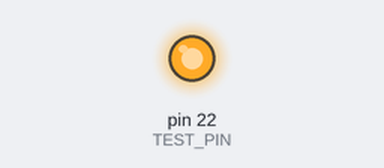
Recording of a sketch running on a simulated Arduino Mega 2560, built with avr-gcc and run on an emulated ATmega2560. Parts: output pins drawn as LEDs (lit = HIGH). What the sketch prints to the serial monitor is not drawn.

Above: at 4.6 s.
At 10.6 s:
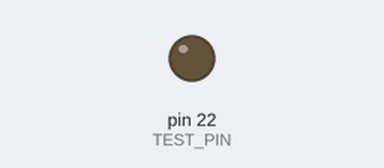
Timing chart, 0 to 20.3 s (numbered marks = the images above):
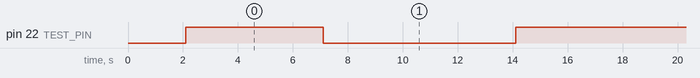

Measured:
- by itself, pin 22 (TEST_PIN): repeats every 14.0 s: LOW 7.0 s, HIGH 7.0 s

The sketch:

test_one_pin.ino
```cpp
/**
 * Arduino Mega - Single Pin Test
 * Тестирует только PIN 22 - включить/выключить
 */

#define TEST_PIN 22

void setup() {
  Serial.begin(115200);
  delay(100);

  Serial.println("\n========================================");
  Serial.println("  SINGLE PIN TEST - Pin 22");
  Serial.println("========================================\n");

  pinMode(TEST_PIN, OUTPUT);
  digitalWrite(TEST_PIN, LOW);

  Serial.println("[INIT] Pin 22 = LOW");
  delay(2000);
}

void loop() {
  // TEST 1: HIGH
  Serial.println("\n=== Pin 22 = HIGH ===");
  digitalWrite(TEST_PIN, HIGH);
  Serial.println("⏳ 5 seconds - CHECK RELAY & MOTOR!");
  delay(5000);

  // OFF
  Serial.println("Pin 22 = LOW (OFF)");
  digitalWrite(TEST_PIN, LOW);
  delay(2000);

  // TEST 2: LOW (inverted)
  Serial.println("\n=== Pin 22 = LOW ===");
  digitalWrite(TEST_PIN, LOW);
  Serial.println("⏳ 5 seconds - CHECK RELAY & MOTOR!");
  delay(5000);

  // OFF
  Serial.println("Pin 22 = HIGH (OFF)");
  digitalWrite(TEST_PIN, HIGH);
  delay(2000);
}
```
